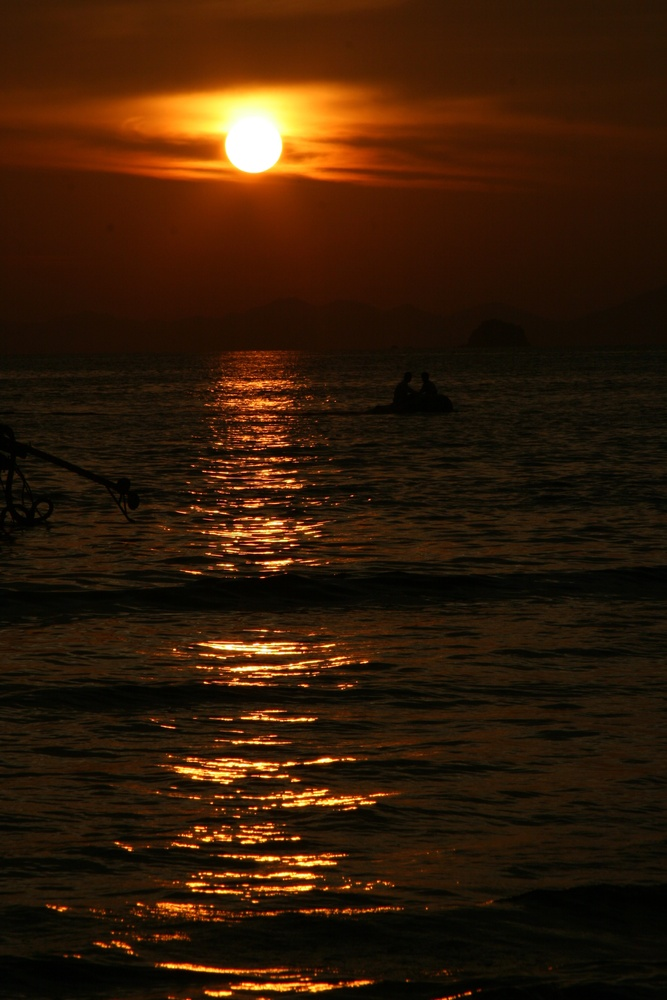
#> input picture img/sunset-1381672.jpg, 667 x 1000 px, shrunk from 2336 x 3504 before the run, found by its file name
$ jupyter execute --allow-errors HE.ipynb   (shell and % lines are left out)
#> lines starting #> are read from the running program, lines starting #| are printed output that depends on the picture
<a href="https://colab.research.google.com/github/CakeNuthep/histogram-equalizer/blob/master/HE.ipynb" target="_parent"></a>

## Thank you source code from https://github.com/torywalker/histogram-equalizer

## Thank you image from https://www.freeimages.com/download/the-moon-and-sea-1198144

[cell 1]
from IPython.display import display, Math, Latex

import numpy as np
import matplotlib.pyplot as plt
from PIL import Image

img = Image.open('/content/sunset-1381672.jpg').convert("L")
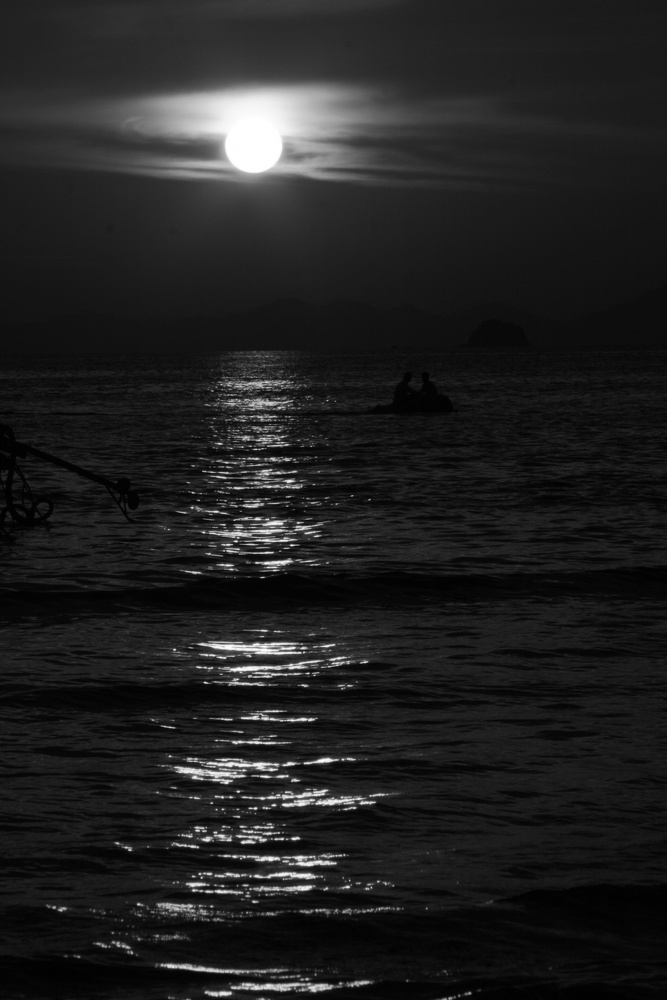
#> img: PIL image 667x1000 L; min 0, max 255, mean 32.7

#> (a cell that did not finish here is left out)

[cell 3]
# convert image into a numpy array
img = np.asarray(img)

[cell 4]
# put pixels in a 1D array by flattening out img array
flat = img.flatten()

# show the histogram
plt.hist(flat, bins=256)
#> (this line was passed over: IPython is not available in this run)

[cell 5]
# create our own histogram function
def get_histogram(image, bins):
    # array with size of bins, set to zeros
#> called with image = array of shape (667000,), bins = 256
    histogram = np.zeros(bins)

    # loop through pixels and sum up counts of pixels
    for pixel in image:
        histogram[pixel] += 1
#> this loop made 667000 passes
#> pixel on passes 1 to 3: 32, 33, 32
#> after the loop, histogram = 256 values, max 21520 at index 27, min 73 at index 251, mean 2605.5

    # return our final result
    return histogram

hist = get_histogram(flat, 256)
#> hist has the same summary as histogram in get_histogram

plt.bar(range(len(hist)),hist)
#> (this line was passed over: IPython is not available in this run)

[cell 6]
display(Math(r'cdf(i) = \sum_{j=0}^{i} h(j)'))

[cell 7]
# create our cumulative sum function
def cumsum(a):
    a = iter(a)
    b = [next(a)]
#> b = [120]
    for i in a:
        b.append(b[-1] + i)
#> this loop made 255 passes
#> i on passes 1 to 3: 1466, 4981, 6902
#> after the loop, b = 256 values from 120 to 667000
    return np.array(b)

# execute the fn
cs = cumsum(hist)
#> cs = 256 values from 120 to 667000
# display the result
# plt.plot(cs)
plt.bar(range(len(cs)),cs)
#> (this line was passed over: IPython is not available in this run)

[cell 8]
display(Math(r'h(v) = round({\frac{cdf(v)-cdf_{min}}{(M \times N)-cdf_{min}}} \times (L-1))'))

[cell 9]
row = img.shape[0]
#> row = 1000
col = img.shape[1]
#> col = 667
L = 256

[cell 10]
# re-normalize cumsum values to be between 0-255
isValue = cs > 0
csmin = cs[isValue].min()
#> csmin = 120
# numerator & denomenator
nj = (cs[isValue] - csmin) * (L-1)
#> nj = 256 values from 0 to 170054400
N = (row * col) - csmin
#> N = 666880
# re-normalize the cdf
cs = nj / N
#> cs = 256 values from 0 to 255

plt.plot(cs)
#> (this line was passed over: IPython is not available in this run)

[cell 11]
# cast it back to uint8 since we can't use floating point values in images
cs = cs.astype('uint8')

plt.plot(cs)
#> (this line was passed over: IPython is not available in this run)

[cell 12]
# get the value from cumulative sum for every index in flat, and set that as img_new
img_new = cs[flat]

# we see a much more evenly distributed histogram
plt.hist(img_new, bins=256)
#> (this line was passed over: IPython is not available in this run)

[cell 13]
# put array back into original shape since we flattened it
img_new = np.reshape(img_new, img.shape)
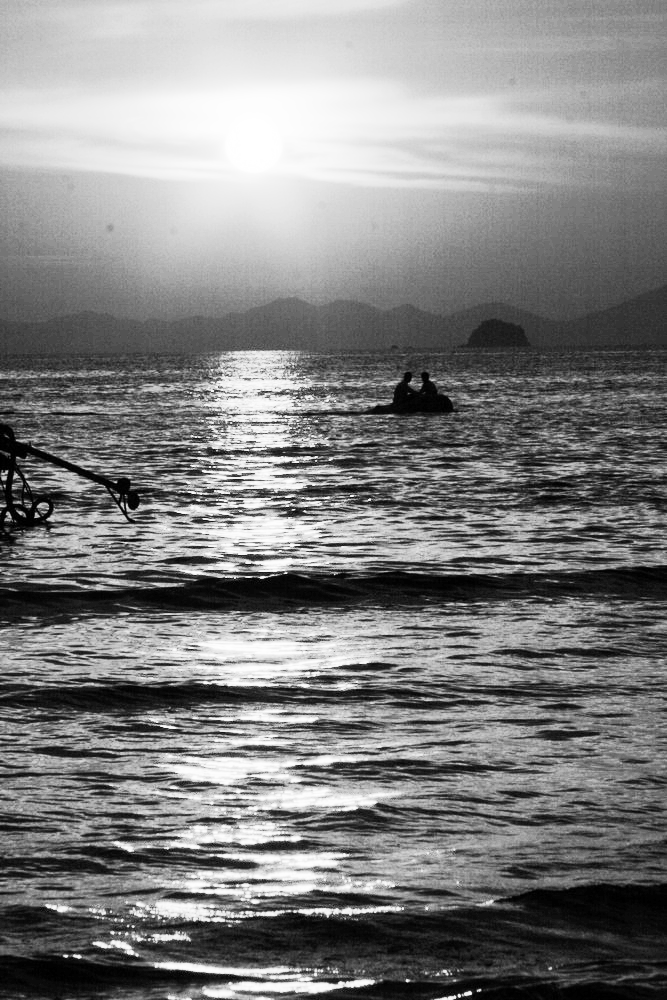
#> img_new: shape (1000, 667); min 0, max 255, mean 129.5
img_new

#> (a cell that did not finish here is left out)

# Use OpenCV

[cell 15]
import cv2 as cv
img = Image.open('/content/sunset-1381672.jpg').convert("L")
img = np.asarray(img)
img_new = cv.equalizeHist(img)
